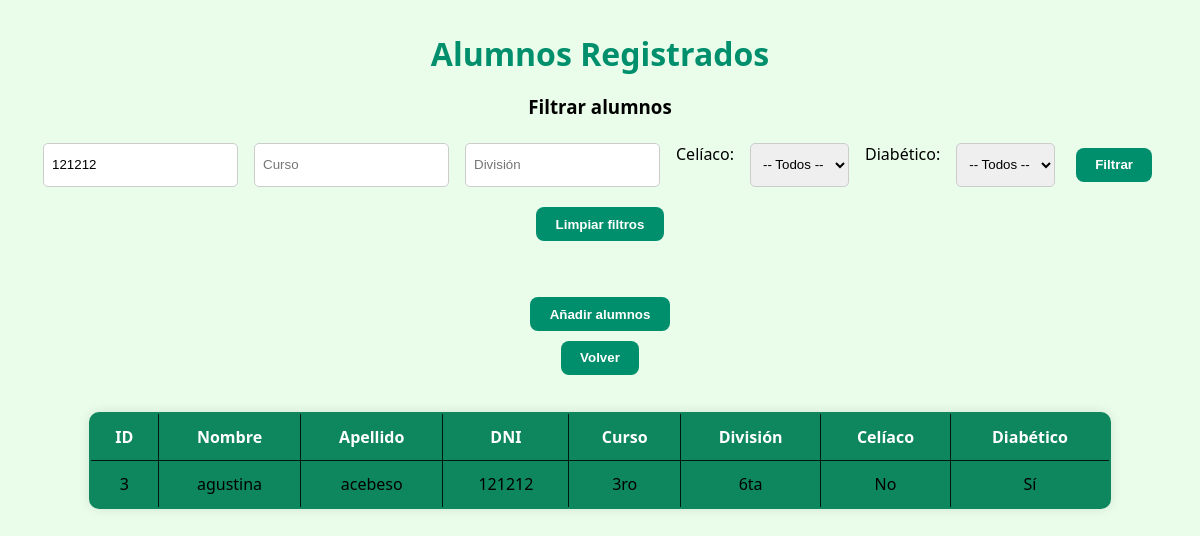
Page /alumnos.php?dni=121212 on the committed database.
### tables this page shows
CREATE TABLE `alumno` (
  `id_alumno` int(30) NOT NULL,
  `nombre` varchar(30) NOT NULL,
  `apellido` varchar(30) NOT NULL,
  `dni` varchar(30) NOT NULL,
  `curso` varchar(30) NOT NULL,
  `division` varchar(30) NOT NULL,
  `celiaco` tinyint(1) NOT NULL,
  `diabetico` tinyint(1) NOT NULL,
  `modulo` int(11) NOT NULL
);

### alumnos.php (the view, shortened to what this page needs)
<?php
include("conexion.php");
$dni       = $_GET['dni']       ?? '';
$curso     = $_GET['curso']     ?? '';
$division  = $_GET['division']  ?? '';
$sql = "SELECT * FROM alumno WHERE 1=1";
if ($dni != '') {
    $sql .= " AND dni = '" . mysqli_real_escape_string($conexion, $dni) . "'";
}
$resultado = mysqli_query($conexion, $sql);
?>
<!DOCTYPE html>
<html lang="es">
<head>
    <link rel="stylesheet" href="css/alumnos.css">
</head>
<body>
    <h1>Alumnos Registrados</h1>
    <h3>Filtrar alumnos</h3>
    <form method="get" action="">
        <input type="text" name="dni" placeholder="DNI" value="<?= htmlspecialchars($dni) ?>">
        <input type="text" name="curso" placeholder="Curso" value="<?= htmlspecialchars($curso) ?>">
        <input type="text" name="division" placeholder="División" value="<?= htmlspecialchars($division) ?>">
        <label for="celiaco">Celíaco:</label>
        <select name="celiaco" id="celiaco">
            <option value="">-- Todos --</option>
        </select>
        <label for="diabetico">Diabético:</label>
        <select name="diabetico" id="diabetico">
            <option value="">-- Todos --</option>
        </select>
        <button type="submit">Filtrar</button>
        <a href="alumnos.php"><button type="button">Limpiar filtros</button></a>
    </form>
    <br>
    <a href="añadir.php">
        <button>Añadir alumnos</button>
    </a>
    <br>
    <a href="inicio.php">
        <button>Volver</button>
    </a>
    <table border="1" cellpadding="5">
        <thead>
            <tr>
                <th>ID</th>
                <th>Nombre</th>
                <th>Apellido</th>
                <th>DNI</th>
                <th>Curso</th>
                <th>División</th>
                <th>Celíaco</th>
                <th>Diabético</th>
            </tr>
        </thead>
        <tbody>
            <?php if (mysqli_num_rows($resultado) > 0): ?>
                <?php while ($alumno = mysqli_fetch_assoc($resultado)): ?>
                    <tr>
                        <td><?= $alumno['id_alumno'] ?></td>
                        <td><?= htmlspecialchars($alumno['nombre']) ?></td>
                        <td><?= htmlspecialchars($alumno['apellido']) ?></td>
                        <td><?= htmlspecialchars($alumno['dni']) ?></td>
                        <td><?= htmlspecialchars($alumno['curso']) ?></td>
                        <td><?= htmlspecialchars($alumno['division']) ?></td>
                        <td><?= $alumno['celiaco'] ? 'Sí' : 'No' ?></td>
                        <td><?= $alumno['diabetico'] ? 'Sí' : 'No' ?></td>
                    </tr>
                <?php endwhile; ?>
            <?php else: ?>
                <tr><td colspan="8">No se encontraron alumnos.</td></tr>
            <?php endif; ?>
        </tbody>
    </table>
</body>
</html>

### css/alumnos.css (style rules this page uses)
body { font-family: 'Segoe UI', sans-serif; margin: 2rem; background-color: #eafdea; text-align: center; }
h1 { color:#008f6c; margin-bottom: 1rem; }
form { display: flex; flex-wrap: wrap; justify-content: center; gap: 1rem; margin: 1.5rem 0; }
form input, form select { padding: 0.5rem; border-radius: 5px; border: 1px solid #ccc; }
a button, form button { background-color:#008f6c ; color: white; border: none; padding: 0.6rem 1.2rem; border-radius: 8px; font-weight: bold; cursor: pointer; transition: background-color 0.3s, transform 0.2s; margin: 0.3rem; }
table { width: 90%; margin: 2rem auto; border-collapse: collapse; background-color:#0e865e; box-shadow: 0 0 12px rgba(0, 0, 0, 0.1); border: 2px solid ; border-radius: 10px; overflow: hidden; }
th, td { padding: 0.75rem; border: 1px solid #001611; text-align: center; }
th { background-color:#0e865e; color: white; }

### rows in the picture
alumno: id_alumno "3", nombre "agustina", apellido "acebeso", dni "121212", curso "3ro", division "6ta", celiaco "No", diabetico "Sí"
